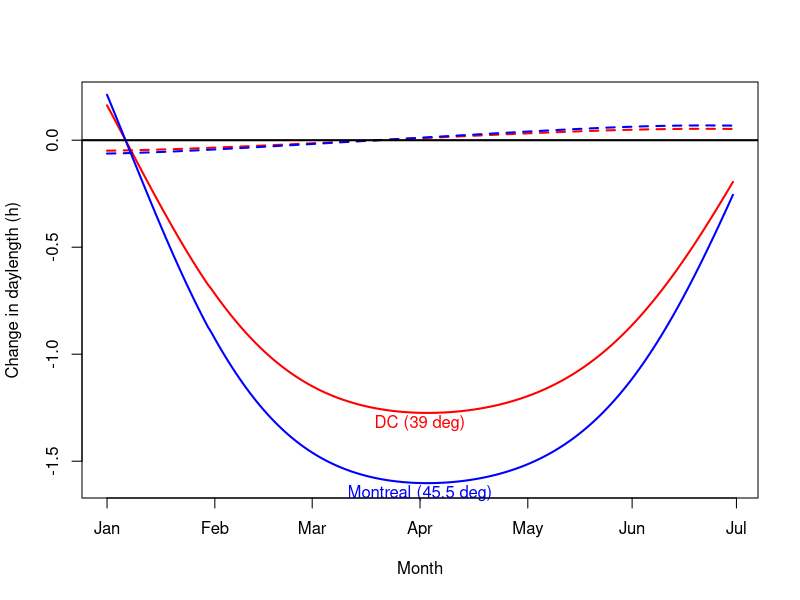
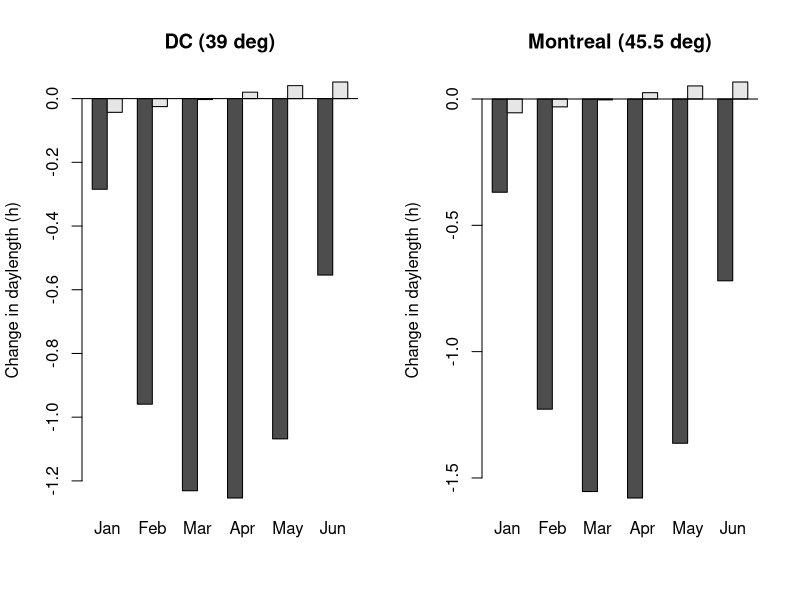
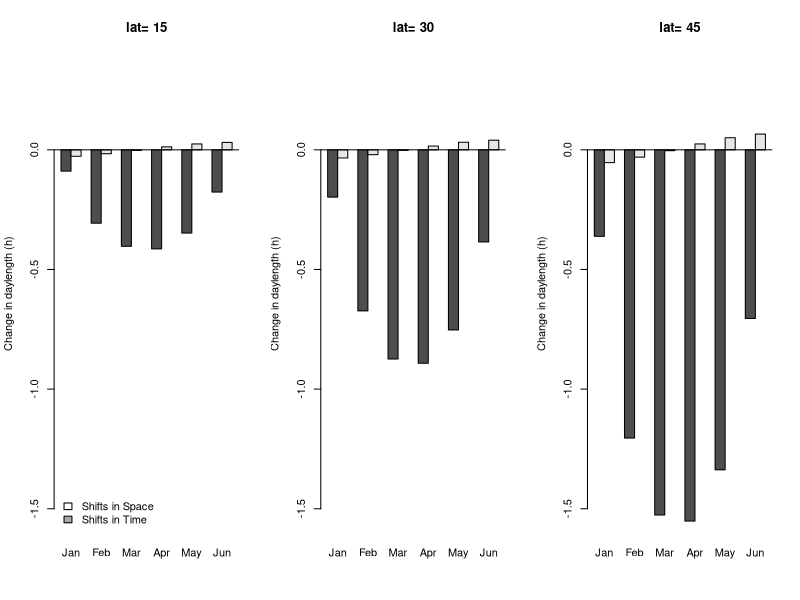

The R script that drew these images, in order:
#Figure of temporal and spatial effects on daylength for OSPREE photoperiod paper:
#Started 18 Sept 2017 by Ailene 
#examples from geosphere package
#https://www.rdocumentation.org/packages/geosphere/versions/1.5-5/topics/daylength

library(geosphere)#daylength(lat, doy)
#generate a vector of daylengths from January 1-June 30 for Washington DC
photo_dc<-daylength(39.0, 1:181)
#generate a vector of daylengths from January 1-June 30 for Montreal
photo_mont<-daylength(45.5, 1:181)

#In 100 years, with temporal shifts earlier 3 days per decade (30 days total) as has been observed (Parmesan 2006)- this is a low end
photo_dc_temp<-daylength(39, c(336:365,1:151))
photo_mont_temp<-daylength(45.5, c(336:365,1:151))

#In 100 years, with spatial shifts of ~6km ( or ~0.05 degrees) per decade (0.5 deg total) poleward as has been observed (Parmesan 2006)- this is a low end
photo_dc_spat<-daylength(39.5, 1:181)
photo_mont_spat<-daylength(46, 1:181)

#Plot
quartz(height=6,width=7)
x<-seq(1:181)
plot(x,photo_dc_temp-photo_dc, type="l", col="red", lwd=2,lty=1,xaxt='n',ylab="Change in daylength (h)",xlab="Month",ylim=c(-1.6,.2))
lines(x,photo_dc_spat-photo_dc, type="l", col="red", lwd=2,lty=2)
lines(x,photo_mont_temp-photo_mont, type="l", col="blue", lwd=2,lty=1)
lines(x,photo_mont_spat-photo_mont, type="l", col="blue", lwd=2,lty=2)
mtext("DC (39 deg)",side=1,line=-4.3, col="red")
mtext("Montreal (45.5 deg)",side=1,line=-0.8, col="blue")
abline(h=0, lwd=2)
axis(1, at=c(1,32,60,91,122,152,182),labels=c("Jan","Feb","Mar","Apr","May","Jun","Jul"))
#legend(150,-1.4,legend=c("Space","Time"), bty="n", lty = c(1,2), lwd=2)

#Try making bar plot by month to see if this shows it more dramatically
date<-strptime(c(seq(1:181)), format = "%j")
month<-substr(date,6,7)
day<-substr(date,9,10)
#photo.df<-cbind(month,day,photo_dc_spat,photo_mont_spat,photo_dc_temp,photo_mont_temp)
photo_dc_spat_month<-aggregate(photo_dc_spat-photo_dc,by=list(month),mean)
photo_dc_temp_month<-aggregate(photo_dc_temp-photo_dc,by=list(month),mean)
photo_mont_spat_month<-aggregate(photo_mont_spat-photo_mont,by=list(month),mean)
photo_mont_temp_month<-aggregate(photo_mont_temp-photo_mont,by=list(month),mean)
quartz(height=5,width=10)
par(mfrow=c(1,2))
barplot(rbind(photo_dc_temp_month$x,photo_dc_spat_month$x),beside=T,ylab="Change in daylength (h)",names.arg = c("Jan","Feb","Mar","Apr","May","Jun"), main="DC (39 deg)")
abline(h=0, lwd=1)
barplot(rbind(photo_mont_temp_month$x,photo_mont_spat_month$x),beside=T,ylab="Change in daylength (h)",names.arg = c("Jan","Feb","Mar","Apr","May","Jun"), main="Montreal (45.5 deg)")
abline(h=0, lwd=1)

#no real difference between dc and montreal in overall patterns. look at lats that are further apart
#choose any lats
lat<-c(15,30,45)
quartz(height=3,width=11)
par(mfrow=c(1,3))
for(i in 1:length(lat)){
  photos<-daylength(lat[i], 1:181)
  #In 100 years, with temporal shifts earlier 3 days per decade (30 days total) as has been observed (Parmesan 2006)- this is a low end
  photos_temp<-daylength(lat[i], c(336:365,1:151))
  #In 100 years, with spatial shifts of ~6km ( or ~0.05 degrees) per decade (0.5 deg total) poleward as has been observed (Parmesan 2006)- this is a low end
  photos_spat<-daylength(lat[i]+0.5, 1:181)
  date<-strptime(c(seq(1:181)), format = "%j")
  month<-substr(date,6,7)
  photos_spat_month<-aggregate(photos_spat-photos,by=list(month),mean)
  photos_temp_month<-aggregate(photos_temp-photos,by=list(month),mean)
  barplot(rbind(photos_temp_month$x,photos_spat_month$x),beside=T,ylab="Change in daylength (h)",names.arg = c("Jan","Feb","Mar","Apr","May","Jun"), ylim=c(-1.6,.4),main=c(paste("lat=",lat[i])))
  abline(h=0, lwd=1)
  if(i==1){legend("bottomleft",legend=c("Shifts in Space","Shifts in Time"),fill=c("white","darkgray"),bty="n")}
}
